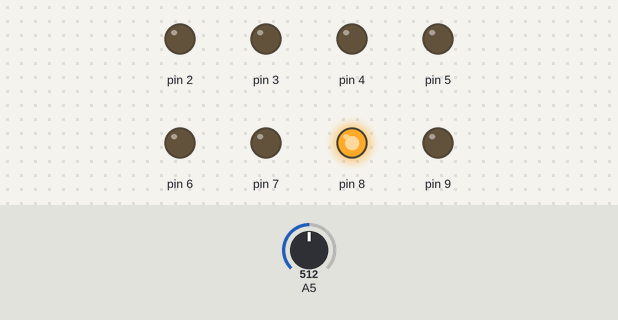
This sketch was run on a simulated Arduino Uno, built with avr-gcc and run on an emulated ATmega328P. Parts: output pins drawn as LEDs (lit = HIGH). Inputs (shaded band) come from the test bench; at power-on: A5 = 512. What the sketch prints to the serial monitor is not drawn. At 86.1 s the program stops and its outputs stay as they are.

Above: at 1.24 s.
At 39.8 s:
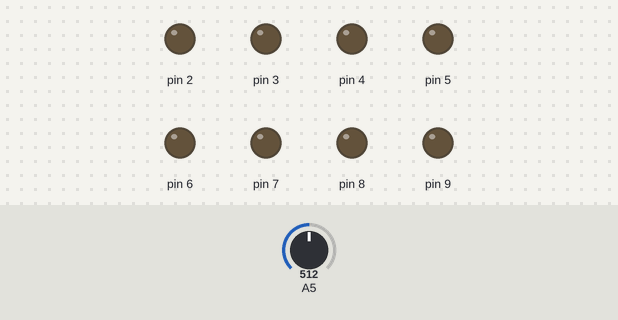
Timing chart, 0 to 41.0 s (numbered marks = the images above):
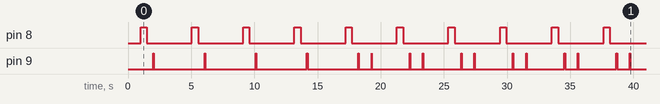

The sketch:

transient5.ino
```cpp
#include <Arduino.h>
#include <math.h>

#include <MsTimer2.h>

volatile int p_now = 0;
void dataPrint() {
  p_now = map(analogRead(A5),  516, 823, 0, 500);
  //p_now = analogRead(A5);
  Serial.print(p_now);
  Serial.print(",");
  Serial.println(PORTB);
}

unsigned long checkPoint = 0;
void setup() {
  DDRD = DDRD | B11111100;
  DDRB = DDRB | B00000011;
  DDRC = DDRC & B00000011;

  Serial.begin(115200);
  delay(1000);

  MsTimer2::set(1, dataPrint);
  MsTimer2::start();
}

void allClose(unsigned long span){
  checkPoint = millis();
  PORTB = B00000000 | (PORTD & B11111100);
  while(millis() - checkPoint < span);
  }
void allOpen (unsigned long span){
  checkPoint = millis();
  PORTB = B00000011 | (PORTD & B11111100);
  while(millis() - checkPoint < span);
  }
void intake  (unsigned long span){
  checkPoint = millis();
  PORTB = B00000010 | (PORTD & B11111100);
  while(millis() - checkPoint < span);
  }
void exhaust (unsigned long span){
  checkPoint = millis();
  PORTB = B00000001 | (PORTD & B11111100);
  while(millis() - checkPoint < span);
  }
void set250kPa() {
  checkPoint = millis();
  PORTB = B00000010 | (PORTD & B11111100);
  while(millis() - checkPoint < 55);
  PORTB = B00000000 | (PORTD & B11111100);
  delay(1000);
  while(p_now >= 235);
}

void loop() {

  //250kPa始点でどれくらい上昇するか？

  //--初期設定--//
  exhaust(500UL);
  allClose(500UL);

  //--250始点1ms開閉--//
  set250kPa();
  intake(1UL);
  allClose(2000UL);
  exhaust(500UL);
  allClose(500UL);

  //--250始点2ms開閉--//
  set250kPa();
  intake(2UL);
  allClose(2000UL);
  exhaust(500UL);
  allClose(500UL);

  //--250始点3ms開閉--//
  set250kPa();
  intake(3UL);
  allClose(2000UL);
  exhaust(500UL);
  allClose(500UL);

  //--250始点5ms開閉--//
  set250kPa();
  intake(5UL);
  allClose(2000UL);
  exhaust(500UL);
  allClose(500UL);

  //--250始点10ms開閉--//
  set250kPa();
  intake(10UL);
  allClose(2000UL);
  exhaust(500UL);
  allClose(500UL);

  //--250始点20ms開閉--//
  set250kPa();
  intake(20UL);
  allClose(2000UL);
  exhaust(500UL);
  allClose(500UL);

  //--250始点30ms開閉--//
  set250kPa();
  intake(30UL);
  allClose(2000UL);
  exhaust(500UL);
  allClose(500UL);

  //--250始点40ms開閉--//
  set250kPa();
  intake(40UL);
  allClose(2000UL);
  exhaust(500UL);
  allClose(500UL);

  //--250始点50ms開閉--//
  set250kPa();
  intake(50UL);
  allClose(2000UL);
  exhaust(500UL);
  allClose(500UL);

  //--250始点60ms開閉--//
  set250kPa();
  intake(60UL);
  allClose(2000UL);
  exhaust(500UL);
  allClose(500UL);

  //--250始点70ms開閉--//
  set250kPa();
  intake(70UL);
  allClose(2000UL);
  exhaust(500UL);
  allClose(500UL);

  //--250始点80ms開閉--//
  set250kPa();
  intake(80UL);
  allClose(2000UL);
  exhaust(500UL);
  allClose(500UL);

  //--250始点90ms開閉--//
  set250kPa();
  intake(90UL);
  allClose(2000UL);
  exhaust(500UL);
  allClose(500UL);

  //--250始点100ms開閉--//
  set250kPa();
  intake(100UL);
  allClose(2000UL);
  exhaust(500UL);
  allClose(500UL);

  //--250始点150ms開閉--//
  set250kPa();
  intake(150UL);
  allClose(2000UL);
  exhaust(500UL);
  allClose(500UL);

  //--250始点200ms開閉--//
  set250kPa();
  intake(200UL);
  allClose(2000UL);
  exhaust(500UL);
  allClose(500UL);

  //--250始点250ms開閉--//
  set250kPa();
  intake(250UL);
  allClose(2000UL);
  exhaust(500UL);
  allClose(500UL);

  //--250始点300ms開閉--//
  set250kPa();
  intake(300UL);
  allClose(2000UL);
  exhaust(500UL);
  allClose(500UL);

  //--250始点500ms開閉--//
  set250kPa();
  intake(500UL);
  allClose(2000UL);
  exhaust(500UL);
  allClose(500UL);

  //--250始点1000ms開閉--//
  set250kPa();
  intake(1000UL);
  allClose(2000UL);
  exhaust(500UL);
  allClose(500UL);

  MsTimer2::stop();
  while(true);
}
```

Measured:
- by itself, pin 8: alternates HIGH for 0.50 s and LOW for 3.6 s
- by itself, pin 9: repeats every 4.1 s: HIGH 0.06 s, LOW 1.0 s, HIGH 0.01 s, LOW 3.0 s
